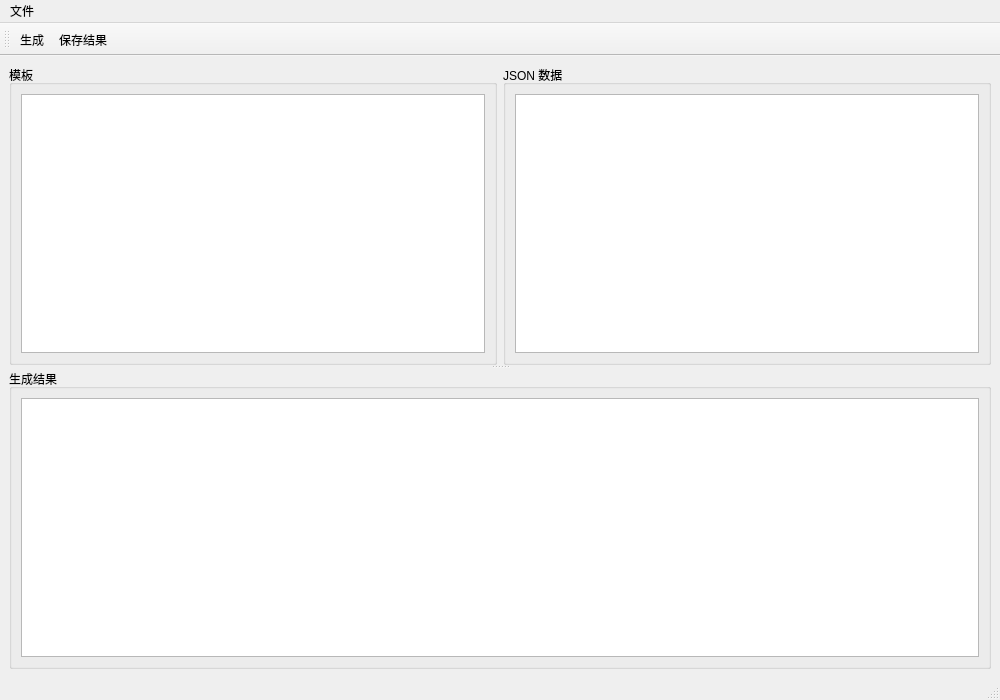
<?xml version="1.0" encoding="UTF-8"?>
<ui version="4.0">
 <class>MainWindow</class>
 <widget class="QMainWindow" name="MainWindow">
  <property name="geometry">
   <rect>
    <x>0</x>
    <y>0</y>
    <width>1000</width>
    <height>700</height>
   </rect>
  </property>
  <property name="windowTitle">
   <string>Auto Code - TS 模板生成器</string>
  </property>
  <widget class="QWidget" name="centralwidget">
   <layout class="QVBoxLayout" name="verticalLayout">
    <item>
     <widget class="QSplitter" name="splitter_vertical">
      <property name="orientation">
       <enum>Qt::Vertical</enum>
      </property>
      <widget class="QWidget" name="layoutWidget">
       <layout class="QHBoxLayout" name="horizontalLayout">
        <item>
         <widget class="QGroupBox" name="groupBox_template">
          <property name="title">
           <string>模板</string>
          </property>
          <layout class="QVBoxLayout" name="verticalLayout_2">
           <item>
            <widget class="QPlainTextEdit" name="templateEdit">
             <property name="font">
              <font>
               <family>Consolas</family>
               <pointsize>10</pointsize>
              </font>
             </property>
            </widget>
           </item>
          </layout>
         </widget>
        </item>
        <item>
         <widget class="QGroupBox" name="groupBox_data">
          <property name="title">
           <string>JSON 数据</string>
          </property>
          <layout class="QVBoxLayout" name="verticalLayout_3">
           <item>
            <widget class="QPlainTextEdit" name="dataEdit">
             <property name="font">
              <font>
               <family>Consolas</family>
               <pointsize>10</pointsize>
              </font>
             </property>
            </widget>
           </item>
          </layout>
         </widget>
        </item>
       </layout>
      </widget>
      <widget class="QGroupBox" name="groupBox_output">
       <property name="title">
        <string>生成结果</string>
       </property>
       <layout class="QVBoxLayout" name="verticalLayout_4">
        <item>
         <widget class="QPlainTextEdit" name="outputEdit">
          <property name="font">
           <font>
            <family>Consolas</family>
            <pointsize>10</pointsize>
           </font>
          </property>
          <property name="readOnly">
           <bool>true</bool>
          </property>
         </widget>
        </item>
       </layout>
      </widget>
     </widget>
    </item>
   </layout>
  </widget>
  <widget class="QMenuBar" name="menubar">
   <property name="geometry">
    <rect>
     <x>0</x>
     <y>0</y>
     <width>1000</width>
     <height>21</height>
    </rect>
   </property>
   <widget class="QMenu" name="menuFile">
    <property name="title">
     <string>文件</string>
    </property>
    <addaction name="actionLoadTemplate"/>
    <addaction name="actionLoadData"/>
    <addaction name="separator"/>
    <addaction name="actionSaveOutput"/>
    <addaction name="separator"/>
    <addaction name="actionExit"/>
   </widget>
   <addaction name="menuFile"/>
  </widget>
  <widget class="QToolBar" name="toolBar">
   <property name="windowTitle">
    <string>工具栏</string>
   </property>
   <attribute name="toolBarArea">
    <enum>TopToolBarArea</enum>
   </attribute>
   <attribute name="toolBarBreak">
    <bool>false</bool>
   </attribute>
   <addaction name="actionGenerate"/>
   <addaction name="actionSaveOutput"/>
  </widget>
  <widget class="QStatusBar" name="statusbar"/>
  <action name="actionLoadTemplate">
   <property name="text">
    <string>加载模板...</string>
   </property>
   <property name="shortcut">
    <string>Ctrl+O</string>
   </property>
  </action>
  <action name="actionLoadData">
   <property name="text">
    <string>加载数据...</string>
   </property>
   <property name="shortcut">
    <string>Ctrl+D</string>
   </property>
  </action>
  <action name="actionSaveOutput">
   <property name="text">
    <string>保存结果...</string>
   </property>
   <property name="shortcut">
    <string>Ctrl+S</string>
   </property>
  </action>
  <action name="actionExit">
   <property name="text">
    <string>退出</string>
   </property>
  </action>
  <action name="actionGenerate">
   <property name="text">
    <string>生成</string>
   </property>
   <property name="toolTip">
    <string>生成代码</string>
   </property>
   <property name="shortcut">
    <string>Ctrl+G</string>
   </property>
  </action>
 </widget>
 <resources/>
 <connections/>
</ui>
